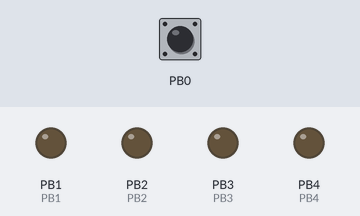
Recording of a sketch running on a simulated ATtiny85, built with avr-gcc and run on an emulated ATtiny85. Shown: output pins drawn as LEDs (lit = HIGH). The inputs (shaded band) are chosen by the test bench; at power-on: PB0 HIGH.

Above: at 1.2 s.
1.3 s: PB0 pulled LOW for 0.15 s
At 2.3 s:
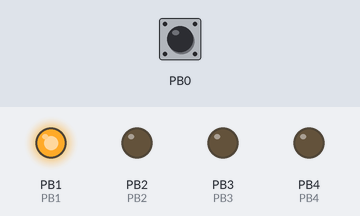
4.4 s: PB0 pulled LOW for 1 s
At 6.0 s:
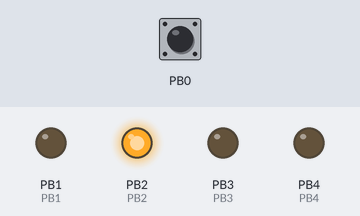
8.4 s: PB0 pulled LOW for 0.15 s
At 9.0 s:
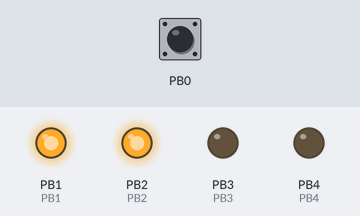
11.5 s: PB0 pulled LOW for 3.2 s
At 15.5 s:
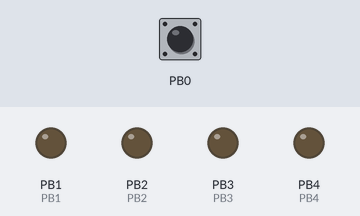
16.2 s: PB0 pulled LOW for 0.15 s
At 17.4 s:
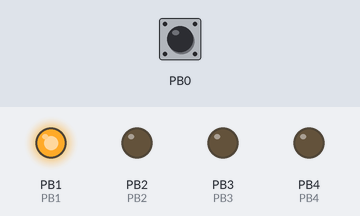
19.3 s: PB0 pulled LOW for 1 s
At 25.2 s:
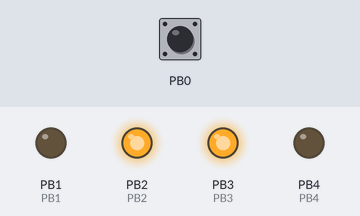
Timing chart, 0 to 36.8 s (numbered marks = the images above; inputs shaded):
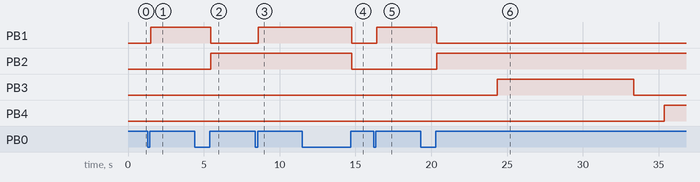

The sketch:

lavadoraFinalAttiny85.ino
```cpp
// Código para una lavadora china (Shein o Temu) para el Attiny85
//
bool estaEncendido = false;
//------------Area de programaciOn de la clase "Boton"------------------------------
/*
  Obtenido el 31/12/2024 de
  https://forum.arduino.cc/t/como-no-leer-un-boton-y-como-si-debemos-hacerlo/627659/4
  */

#define APRETADO    0
#define SUELTO      1
#define PB0 0
#define PB1 1
#define PB2 2
#define PB3 3
#define PB4 4

class BotonSimple {
  private:
    unsigned char pin;
    unsigned char anterior, valor;
    unsigned char estado;

    unsigned long temporizador;
    unsigned long tiempoRebote;
  public:
    BotonSimple(unsigned char _pin, unsigned long _tiempoRebote);
    void actualizar();
    int  leer();
};

BotonSimple::BotonSimple(unsigned char _pin, unsigned long _tiempoRebote=50) {
  pin = _pin;
  tiempoRebote = _tiempoRebote;
  pinMode(pin, INPUT_PULLUP);
  valor=HIGH; anterior=HIGH; estado=SUELTO;
}

void BotonSimple::actualizar() {
  // NOTA: En el ejemplo original en vez de "pin" leia directamente el pin "2", con lo que el
  // codigo no funciona correctamente con el pin que le hayamos asignado.
  if ( valor==digitalRead(pin) ){
    temporizador=0;
  }
  else
  if ( temporizador==0 ) {
    temporizador = millis();
  }
  else
  if ( millis()-temporizador >= tiempoRebote ) {
    valor = !valor;
  }
  if ( anterior==LOW  && valor==LOW  ) estado = APRETADO;
  if ( anterior==HIGH && valor==HIGH ) estado = SUELTO;
  anterior = valor;
}

int BotonSimple::leer() {
  return estado;
}

BotonSimple boton(PB0);

uint8_t accion(){
  boton.actualizar();
  switch ( boton.leer() ) {
    case SUELTO: return 1; break;
    case APRETADO: return 3; break;
    default: return 0; break;
  }
}
//-----------Fin del Area de clase "Boton"-----------------------------------------


//-----------------FunciOn MenU------------------------------
unsigned long menu(){
  unsigned long inicio = millis() + 4000UL;
  uint8_t tiempoDeLavado[] = {5, 10, 3, 0};
  uint8_t i = 0;
  bool listo = false;

  while(millis() < inicio){
    if(i == 4){
        i = 0;
    }

    if(i == 0 && !listo){ // 5 minutos
      digitalWrite(PB1, 1);
      digitalWrite(PB2, 0);
      listo = true;

    }
    else if(i == 1 && !listo){ // 10 minutos
      digitalWrite(PB1, 0);
      digitalWrite(PB2, 1);
      listo = true;
    }
    else if(i == 2 && !listo){ // 3 minu
      digitalWrite(PB1, 1);
      digitalWrite(PB2, 1);
      listo = true;
    }
    else if(i == 3 && !listo){ // cancelar
      digitalWrite(PB1, 0);
      digitalWrite(PB2, 0);
      listo = true;
    }

    if(accion() == 3){
      while(accion() == 3);
      i++;
      inicio = millis() + 4000UL;
      listo = false;
    }
  }
  return tiempoDeLavado[i];
}//Fin de la funciOn menU
//------------------Funcion Trabajando-----------------------


//-------------Funcion Cancelar-----------------------------
void cancelar(){
  digitalWrite(PB3, 0);
  digitalWrite(PB4, 0);
  digitalWrite(PB1, 0);
  digitalWrite(PB2, 0);
  estaEncendido = false;
}
//----------Fin FunciOn cancelar----------------------------


//------------Funcion Trabajando----------------------------
void trabajando(unsigned long t){
  t = t * 60000UL;
  unsigned long inicio = millis() + t;
  unsigned long tAlto;
  unsigned long tBajo;
  bool detener = false;

  while(t > millis()){
    digitalWrite(PB3, 1);
    digitalWrite(PB4, 0);

    tAlto = millis() + 9000UL;
    while(tAlto > millis()){
      if(accion() == 3){
        cancelar();
        detener = true;
        break;
      }
    }

    if(detener){break;}

    digitalWrite(PB3, 0);
    digitalWrite(PB4, 0);
    tBajo = millis() + 2000UL;

    while(tBajo > millis()){
      if(accion() == 3){
        cancelar();
        detener = true;
        break;
      }
    }
    if(detener){break;}

    digitalWrite(PB3, 0);
    digitalWrite(PB4, 1);
    tAlto = millis() + 9000UL;
    while(tAlto > millis()){
      if(accion() == 3){
        cancelar();
        detener = true;
        break;
      }
    }
    if(detener){break;}

    digitalWrite(PB3, 0);
    digitalWrite(PB4, 0);
    tBajo = millis() + 2000UL;
    while(tBajo > millis()){
      if(accion() == 3){
        while(accion() == 3);
        cancelar();
        detener = true;
        break;
      }
    }
    if(detener){break;}
  }

  digitalWrite(PB1, 0);
  digitalWrite(PB2, 0);
  digitalWrite(PB3, 0);
  digitalWrite(PB4, 0);
  return;
}
//-------------Fin FunciOn Trabajando------------------------

void(* resetSoftware)(void) = 0;

//------------------Setup-----------------------------------
void setup(){
 // Estos pins son de señalización del menU con LEDS
 pinMode(PB1, OUTPUT);
 pinMode(PB2, OUTPUT);

 // Estos PINS controlan al motor.
 pinMode(PB3, OUTPUT);
 pinMode(PB4, OUTPUT);
}

//---------------------Fin de Setup------------------------


//----------------------Loop-------------------------------
void loop(){
  unsigned long opcion;

  if(accion() == 3){
    while(accion() == 3);
    estaEncendido = true;
  }
  else if(accion() == 1){
    estaEncendido = false;

    if(millis() == 120000UL){resetSoftware();}
  }


  if(estaEncendido){//if(1)
    opcion = menu();
  }//Fin de if(1)

  //Aqui, la lavadora comienza a trabajar
  if(estaEncendido){
  	trabajando(opcion);
    estaEncendido = false;
    while(accion() == 3);
    resetSoftware();
  }
}
//--------------------Fin de loop----------------------------
```

Measured:
- after the input at 1.3 s, PB1: LOW → HIGH after 0.20 s
- after the input at 4.4 s, PB1: HIGH → LOW after 1.0 s; PB2: LOW → HIGH after 1.0 s; PB3: stays LOW (without the input it goes to HIGH after 1.1 s)
- after the input at 8.4 s, PB1: LOW → HIGH after 0.20 s; PB3: stays LOW (without the input it goes to HIGH after 1.0 s)
- after the input at 11.5 s, PB1, PB2: HIGH → LOW after 3.2 s; PB3: stays LOW (without the input it goes to HIGH after 1.1 s)
- after the input at 16.2 s, PB1: LOW → HIGH after 0.20 s
- after the input at 19.3 s, PB1: HIGH → LOW after 1.1 s; PB2: LOW → HIGH after 1.1 s; PB4: LOW → HIGH after 16.1 s instead of 12.1 s
